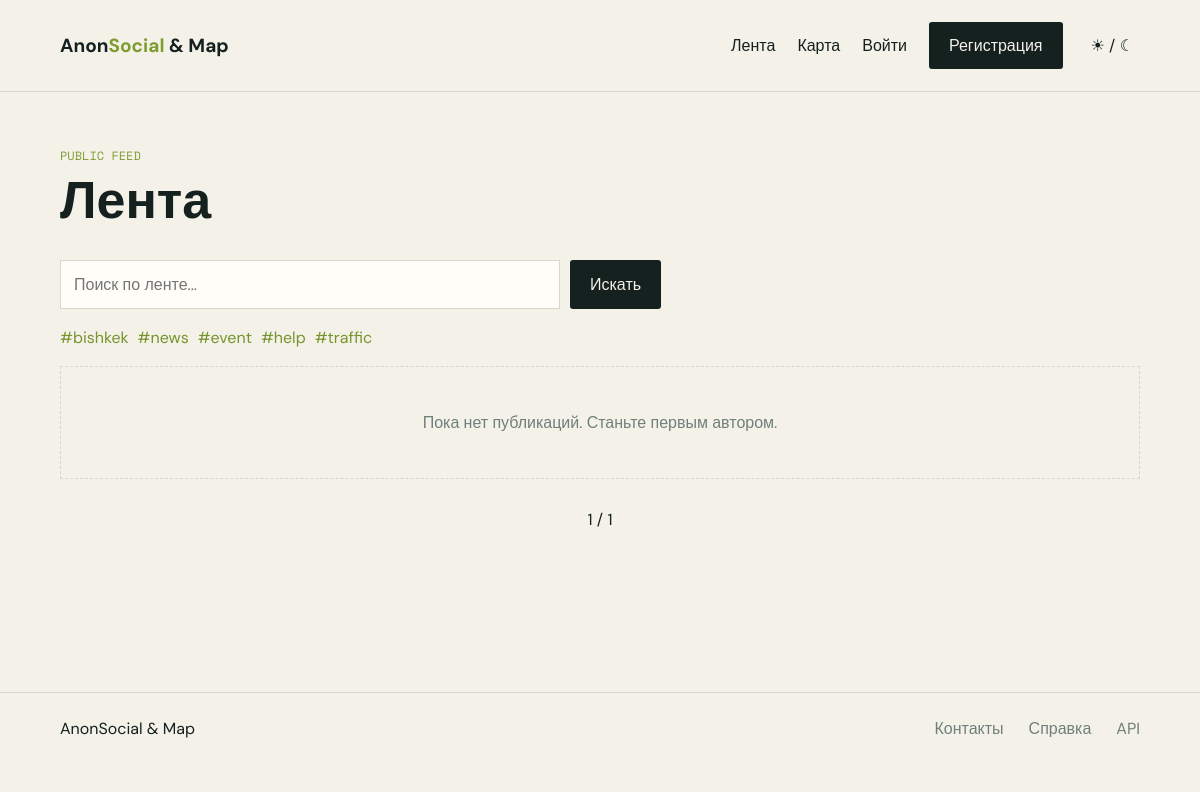
Screenshot of /feed/?tag=event with the database file from the repository.
### core/models.py (models this page shows, shortened)
class Tag(models.Model):
    name = models.CharField(max_length=40, unique=True)

### core/views.py (the view)
def feed(request):
    posts = AnonymousPost.objects.filter(is_hidden=False).select_related('author').prefetch_related('tags')
    query = request.GET.get('q'); tag = request.GET.get('tag')
    if query: posts = posts.filter(Q(content__icontains=query) | Q(author__pseudonym__icontains=query))
    if tag: posts = posts.filter(tags__name=tag.lstrip('#'))
    from django.core.paginator import Paginator
    return render(request, 'core/feed.html', {'posts': Paginator(posts.distinct(), 8).get_page(request.GET.get('page')), 'tags': Tag.objects.all()})

### templates/core/feed.html
{% extends 'base.html' %}{% block content %}<div class="page-head"><div><p class="kicker">PUBLIC FEED</p><h1>Лента</h1></div>{% if user.is_authenticated %}<a class="button" href="{% url 'post_create' %}">+ Новый пост</a>{% endif %}</div><form class="search" method="get"><input name="q" value="{{ request.GET.q }}" placeholder="Поиск по ленте..."><button class="button" type="submit">Искать</button></form><div class="tagbar">{% for tag in tags %}<a href="?tag={{ tag.name }}">#{{ tag.name }}</a>{% endfor %}</div><div class="post-grid">{% for post in posts %}<article class="post-card"><div class="post-meta"><span class="avatar">{{ post.author.pseudonym|slice:':1' }}</span><div><b>{{ post.author.pseudonym }}</b><small>{{ post.created_at|date:'d.m.Y H:i' }}</small></div></div><p>{{ post.content }}</p><div class="post-tags">{% for tag in post.tags.all %}<span>#{{ tag.name }}</span>{% endfor %}</div>{% if post.author == user %}<form method="post" action="{% url 'post_delete' post.pk %}">{% csrf_token %}<button class="danger">Удалить</button></form>{% endif %}</article>{% empty %}<div class="empty">Пока нет публикаций. Станьте первым автором.</div>{% endfor %}</div><div class="pagination">{% if posts.has_previous %}<a href="?page={{ posts.previous_page_number }}">←</a>{% endif %}<span>{{ posts.number }} / {{ posts.paginator.num_pages }}</span>{% if posts.has_next %}<a href="?page={{ posts.next_page_number }}">→</a>{% endif %}</div>{% endblock %}

### static/css/site.css (style rules this page uses)
:root { --ink:#14211f;--paper:#f4f1e9;--muted:#70807a;--line:#d6d8cc;--accent:#d7f36b;--card:#fffdf7 }
* { box-sizing:border-box }
body { margin:0;background:var(--paper);color:var(--ink);font:16px 'DM Sans',sans-serif }
a { color:inherit;text-decoration:none }
.button { display:inline-block;background:var(--ink);color:var(--paper);border:0;padding:13px 20px;border-radius:3px;cursor:pointer;font:inherit }
h1 { font-size:clamp(42px,7vw,90px);line-height:.95;margin:10px 0 22px;letter-spacing:0 }
.kicker { font:12px 'Space Mono';letter-spacing:0;color:#809d34 }
.page-head { display:flex;justify-content:space-between;align-items:end;margin-bottom:35px }
.page-head h1 { font-size:52px;margin:0 }
.page-head .kicker { margin:0 0 12px }
.search { display:flex;gap:10px }
.search input,input,textarea,select { width:100%;padding:13px;background:var(--card);border:1px solid var(--line);color:var(--ink);font:inherit }
.search input { max-width:500px }
.tagbar { display:flex;gap:9px;flex-wrap:wrap;margin:18px 0 }
.tagbar a,.post-tags span { color:#76952d }
.post-grid { display:grid;grid-template-columns:repeat(2,1fr);gap:18px }
.pagination { display:flex;justify-content:center;gap:25px;margin:30px }
.empty { grid-column:1/-1;padding:45px;text-align:center;border:1px dashed var(--line);color:var(--muted) }

### rows the page displays
Tag: name "bishkek"
Tag: name "news"
Tag: name "event"
Tag: name "help"
Tag: name "traffic"

### other values shown
{{ posts.number }} "1"
{{ posts.paginator.num_pages }} "1"
